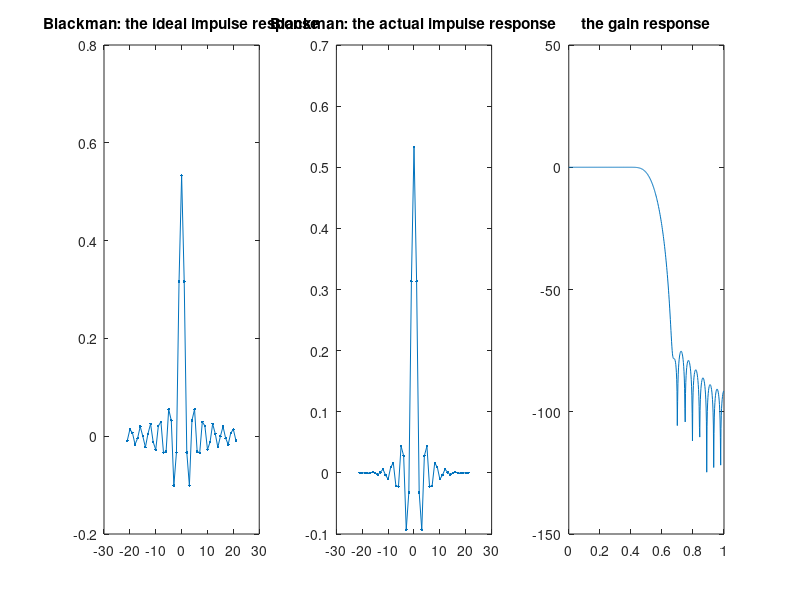

MATLAB code to generate this figure:
clear;

wp = 2*pi * 3/15; 
ws = 2*pi * 5/15; 

wc = (ws+wp) / 2;
delt_w = ws - wp;

c = 5.56*pi;

M = ceil(c / delt_w);
N = 2 * M + 1;
win = blackman(N);
n = -M:M;
hd = sin(wc*n)./(pi*n);
hd(find(n==0)) = wc*cos(wc*0)/pi;
ht = hd.*win';

subplot(1,3,1);
plot(n,hd,'.-');
title("Blackman: the ideal impulse response");

subplot(1,3,2);
plot(n,ht,'.-')
title("Blackman: the actual impulse response"); 

[h,w] = freqz(ht,1,512); 
W = w/pi; 
H = 20*log10(abs(h));

subplot(1,3,3);
plot(W,H);
title("the gain response");

